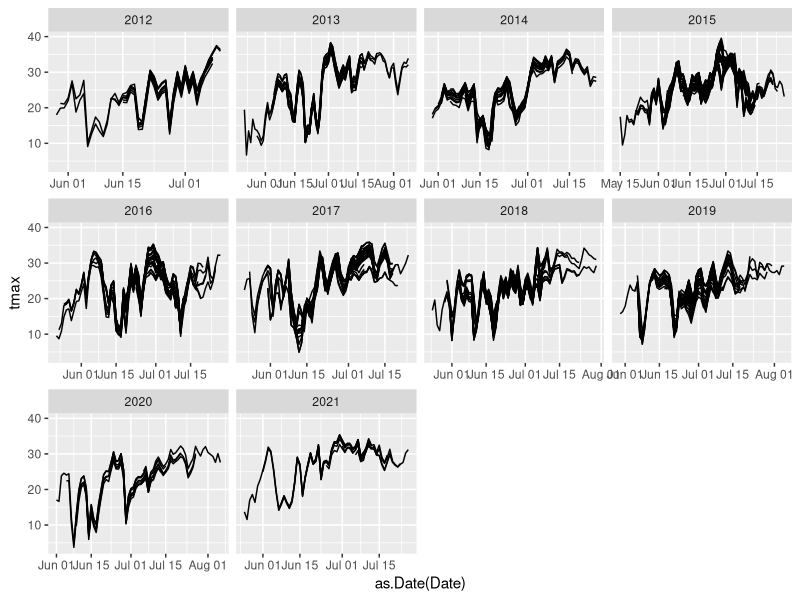

This figure's R source:

# Load packages -----------------------------------------------------------

package.list <- c("here", "tidyverse", 
                  "readxl", 'glmmTMB',
                  'lubridate')

## Installing them if they aren't already on the computer
new.packages <- package.list[!(package.list %in% installed.packages()[,"Package"])]
if(length(new.packages)) install.packages(new.packages)

## And loading them
for(i in package.list){library(i, character.only = T)}


# Load data ---------------------------------------------------------------


climate <- read.csv(here("data_outputs",
                         "01_whwonests",
                         "01_cleaning",
                         "03_dailyWeather_nests.csv"))


climate %>%
ggplot(aes(x = as.Date(Date), y = tmax, group = Nest_ID)) +
  geom_line() +
  facet_wrap(~Year_located, scales = "free_x")

climate2 <- climate %>%
  mutate(julian = yday(as.Date(Date))) %>%
  mutate(tmax = scale(tmax))



m1 <- glmmTMB(tmax ~ julian + (1|Year_located),
              data = climate2)

summary(m1)

sum <- summary(m1)

coef <- as.data.frame(sum$coefficients$cond) %>%
  dplyr::select(Estimate)

b0 <- coef[1,]

re <- m1$fit$parfull
re_names <- names(re)

re_df <- bind_cols(re, re_names) %>%
  rename("value" = "...1",
         "re" = "...2") %>%
  filter(!str_detect(re, "beta|theta")) %>%
  mutate(Year_located = 2012:(2011+n())) %>%
  dplyr::select(-re) %>%
  rename("re" = "value") %>%
  mutate(b0 = coef[1,],
         b = coef[2,])

days <- climate2 %>%
  group_by(Nest_ID, Year_located) %>%
  reframe(min = min(julian),
          max = max(julian)) %>%
  ungroup() %>%
  group_by(Year_located) %>%
  reframe(min = min(min),
          max = max(max)) %>%
  ungroup()

all_df <- days %>%
  left_join(re_df, by = "Year_located") %>%
  rowwise() %>%
  mutate(min_val = b*min + b0 + re,
         max_val = b*max + b0 + re) %>%
  ungroup() %>%
  reframe(min_temp = mean(min_val),
          max_temp = mean(max_val))
